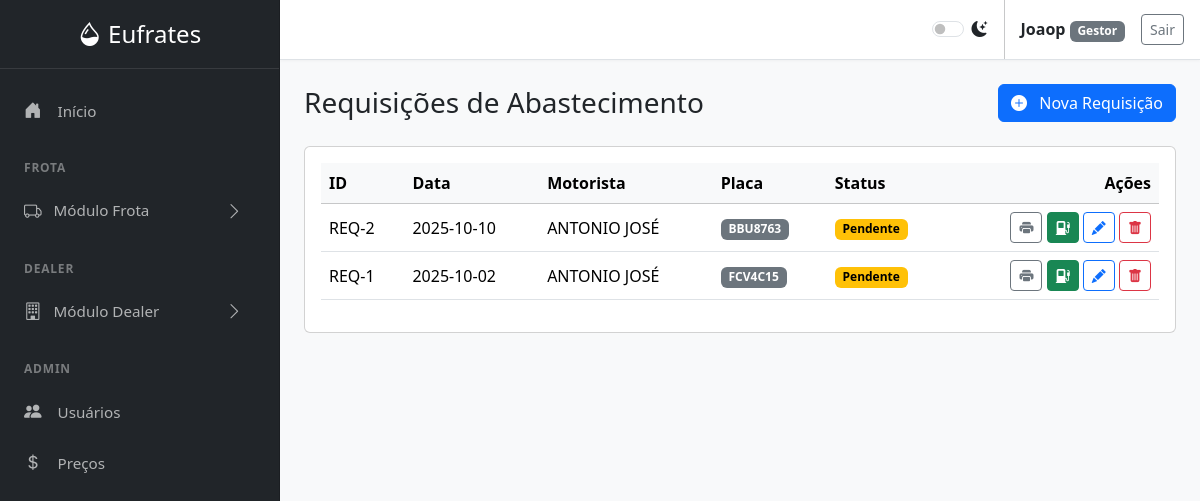
Page /requisicoes (signed in) on the earlier database version.
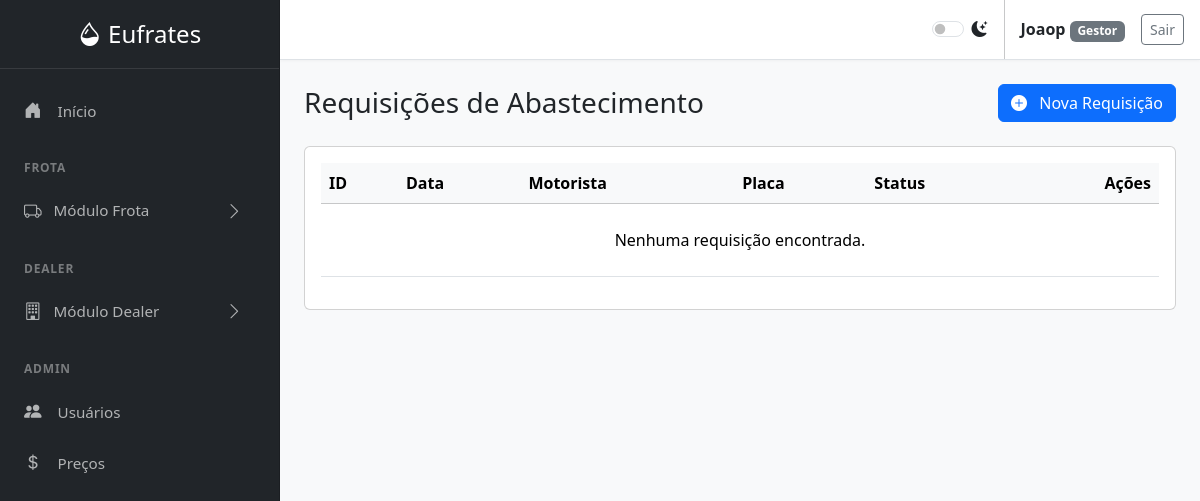
Same page on the later database version.
### tables this page shows
CREATE TABLE users (
        id INTEGER PRIMARY KEY AUTOINCREMENT,
        username TEXT NOT NULL UNIQUE,
        password_hash TEXT NOT NULL,
        role TEXT NOT NULL CHECK(role IN ('Gestor', 'Comprador', 'Padrão'))
    );

CREATE TABLE requisicoes_abastecimento (
        id INTEGER PRIMARY KEY AUTOINCREMENT,
        data_solicitacao DATE NOT NULL,
        solicitado_por_id INTEGER NOT NULL,
        placa TEXT NOT NULL,
        combustivel TEXT,
        quantidade_estimada REAL,
        status TEXT NOT NULL,
        abastecimento_id INTEGER, motorista TEXT, centro_custo TEXT,
        FOREIGN KEY (solicitado_por_id) REFERENCES users(id),
        FOREIGN KEY (abastecimento_id) REFERENCES abastecimentos(id)
    );

### frota.py (the view, shortened to what this page needs)
@frota_bp.route('/requisicoes', methods=['GET', 'POST'])
@login_required
def requisicoes():
    requisicoes_list = obter_todas_requisicoes()
    return render_template('requisicoes.html', active_page='requisicoes', requisicoes=requisicoes_list)

### database.py (called while the page is built)
def get_db_connection():
    conn = sqlite3.connect('abastecimentos.db')
    conn.row_factory = sqlite3.Row
    return conn

def get_user_by_id(user_id):
    conn = get_db_connection()
    user = conn.execute('SELECT * FROM users WHERE id = ?', (user_id,)).fetchone()
    conn.close()
    return user

def obter_todas_requisicoes():
    conn = get_db_connection()
    requisicoes = conn.execute("""
        SELECT r.*, u.username as solicitado_por_nome
        FROM requisicoes_abastecimento r
        JOIN users u ON r.solicitado_por_id = u.id
        ORDER BY r.data_solicitacao DESC, r.id DESC
    """).fetchall()
    conn.close()
    return requisicoes

### utils.py (called while the page is built)
def inject_now():
    return {'now': datetime.now(), 'g': g}

def load_logged_in_user():
    user_id = session.get('user_id')
    g.user = get_user_by_id(user_id) if user_id else None

def login_required(view):
    @wraps(view)
    def wrapped_view(*args, **kwargs):
        if g.user is None:
            flash('Você precisa estar logado para acessar esta página.', 'warning')
            return redirect(url_for('auth.login'))
        return view(*args, **kwargs)
    return wrapped_view

### templates/requisicoes.html (shortened to what this page needs)
{% extends "base.html" %}
{% block content %}
<div class="d-flex justify-content-between align-items-center mb-4">
    <h1 class="h3 mb-0">Requisições de Abastecimento</h1>
    <button class="btn btn-primary" data-bs-toggle="modal" data-bs-target="#novaRequisicaoModal">
        <i class="bi bi-plus-circle-fill me-2"></i> Nova Requisição
    </button>
</div>
<div class="card">
    <div class="card-body">
        <div class="table-responsive">
            <table class="table table-hover align-middle">
                <thead class="table-light">
                    <tr>
                        <th>ID</th>
                        <th>Data</th>
                        <th>Motorista</th>
                        <th>Placa</th>
                        <th>Status</th>
                        <th class="text-end">Ações</th>
                    </tr>
                </thead>
                <tbody>
                    {% for req in requisicoes %}
                    <tr>
                        <td>REQ-{{ req.id }}</td>
                        <td>{{ req.data_solicitacao }}</td>
                        <td>{{ req.motorista or 'N/A' }}</td>
                        <td><span class="badge text-bg-secondary">{{ req.placa }}</span></td>
                        <td>
                            <span class="badge {% if req.status == 'Pendente' %}text-bg-warning{% else %}text-bg-success{% endif %}">
                                {{ req.status }}
                            </span>
                        </td>
                        <td class="text-end">
                            <a href="{{ url_for('frota.imprimir_requisicao', id=req.id) }}" class="btn btn-sm btn-outline-secondary" title="Imprimir" target="_blank">
                                <i class="bi bi-printer-fill"></i>
                            </a>
                            {% if req.status == 'Pendente' %}
                                <a href="{{ url_for('frota.relatorios', requisicao_id=req.id) }}" class="btn btn-sm btn-success" title="Gerar Abastecimento">
                                    <i class="bi bi-fuel-pump-fill"></i>
                                </a>
                            {% else %}
                                <a href="{{ url_for('frota.relatorios', abastecimento_id=req.abastecimento_id) }}" class="btn btn-sm btn-outline-info" title="Ver Abastecimento">
                                    <i class="bi bi-eye-fill"></i>
                                </a>
                            {% endif %}
                            {% if g.user and g.user.role in ['Administrador', 'Gestor'] and req.status == 'Pendente' %}
                                <button type="button" class="btn btn-sm btn-outline-primary" title="Editar"
                                        onclick="abrirModalEdicao({{ req.id }})">
                                    <i class="bi bi-pencil-fill"></i>
                                </button>
                                <form action="{{ url_for('frota.excluir_requisicao_route', id=req.id) }}" method="POST" class="d-inline" onsubmit="return confirm('Tem certeza que deseja excluir esta requisição?');">
                                    <button type="submit" class="btn btn-sm btn-outline-danger" title="Excluir">
                                        <i class="bi bi-trash-fill"></i>
                                    </button>
                                </form>
                            {% endif %}
                        </td>
                    </tr>
                    {% else %}
                    <tr>
                        <td colspan="6" class="text-center py-4">Nenhuma requisição encontrada.</td>
                    </tr>
                    {% endfor %}
                </tbody>
            </table>
        </div>
    </div>
</div>
{% endblock %}

### templates/base.html (shortened to what this page needs)
<!DOCTYPE html>
<html lang="pt-BR" data-bs-theme="light">
<head>
    <link href="https://cdn.jsdelivr.net/npm/bootstrap@5.3.3/dist/css/bootstrap.min.css" rel="stylesheet">
    <link rel="stylesheet" href="https://cdn.jsdelivr.net/npm/bootstrap-icons@1.11.3/font/bootstrap-icons.min.css">
</head>
<body>
    <div class="sidebar text-white">
        <div class="sidebar-header text-center">
            <a href="{{ url_for('frota.index') }}" class="fs-4 text-white text-decoration-none">
                <i class="bi bi-droplet-half"></i> Eufrates
            </a>
        </div>
        <ul class="nav flex-column flex-grow-1 mt-3">
            <li class="nav-item">
                <a class="nav-link {% if active_page == 'index' %}active{% endif %}" href="{{ url_for('frota.index') }}">
                    <i class="bi bi-house-door-fill"></i> Início
                </a>
            </li>
            <div class="sidebar-heading">Frota</div>
            <li class="nav-item">
                <a class="nav-link d-flex align-items-center" data-bs-toggle="collapse" href="#frotaSubmenu" role="button" aria-expanded="false" aria-controls="frotaSubmenu">
                    <i class="bi bi-truck"></i> Módulo Frota <i class="bi bi-chevron-right arrow"></i>
                </a>
            </li>
            <div class="sidebar-heading">Dealer</div>
            <li class="nav-item">
                <a class="nav-link d-flex align-items-center" data-bs-toggle="collapse" href="#dealerSubmenu" role="button" aria-expanded="false" aria-controls="dealerSubmenu">
                    <i class="bi bi-building"></i> Módulo Dealer <i class="bi bi-chevron-right arrow"></i>
                </a>
            </li>
            {% if g.user and g.user.role in ['Administrador', 'Gestor'] %}
            <div class="sidebar-heading">Admin</div>
            <li class="nav-item">
                <a class="nav-link {% if active_page == 'user_management' %}active{% endif %}" href="{{ url_for('auth.user_management') }}">
                    <i class="bi bi-people-fill"></i> Usuários
                </a>
            </li>
            <li class="nav-item">
                <a class="nav-link {% if active_page == 'reajuste_combustiveis' %}active{% endif %}" href="{{ url_for('frota.reajuste_combustiveis') }}">
                    <i class="bi bi-currency-dollar"></i> Preços
                </a>
            </li>
            {% endif %}
        </ul>
    </div>
    <div class="main-content">
        <nav class="top-nav px-3 d-flex align-items-center justify-content-end">
            <div class="form-check form-switch me-3">
                <input class="form-check-input" type="checkbox" role="switch" id="themeSwitcher">
                <label class="form-check-label" for="themeSwitcher"><i class="bi bi-moon-stars-fill"></i></label>
            </div>
            {% if g.user %}
                <div class="px-3">
                    <span class="fw-bold">{{ g.user.username }}</span>
                    <span class="badge text-bg-secondary">{{ g.user.role }}</span>
                </div>
                <a href="{{ url_for('auth.logout') }}" class="btn btn-outline-secondary btn-sm">Sair</a>
            {% endif %}
        </nav>
        <main class="page-content">
            {% block content %}{% endblock %}
        </main>
    </div>
</body>
</html>

### templates/base.html (style rules this page uses)
:root { --sidebar-width: 280px; }
body { display: flex; background-color: var(--bs-tertiary-bg); }
.sidebar { width: var(--sidebar-width); height: 100vh; position: fixed; top: 0; left: 0; display: flex; flex-direction: column; background-color: #212529; border-right: 1px solid var(--bs-border-color-translucent); overflow-y: auto; }
.main-content { margin-left: var(--sidebar-width); width: calc(100% - var(--sidebar-width)); }
.top-nav { background-color: var(--bs-body-bg); border-bottom: 1px solid var(--bs-border-color); min-height: 60px; box-shadow: 0 1px 3px rgba(0,0,0, .04); }
.page-content { padding: 1.5rem; }
.sidebar-header { padding: 1rem 1.5rem; border-bottom: 1px solid rgba(255, 255, 255, 0.1); }
.sidebar .nav-link { color: rgba(255, 255, 255, 0.65); font-size: 0.95rem; padding: 0.75rem 1.5rem; }
.sidebar .nav-link .bi { margin-right: 0.75rem; font-size: 1.1rem; }
.sidebar .nav-link[data-bs-toggle="collapse"] .arrow { margin-left: auto; transition: transform 0.2s ease-in-out; }
.sidebar-heading { font-size: .75rem; text-transform: uppercase; letter-spacing: .05rem; font-weight: 600; color: rgba(255, 255, 255, 0.4); padding: 1.5rem 1.5rem 0.5rem; }

Differences in the rows shown:
removed requisicoes_abastecimento: id "2", data_solicitacao "2025-10-10", motorista "ANTONIO JOSÉ", placa "BBU8763", status "Pendente"
removed requisicoes_abastecimento: id "1", data_solicitacao "2025-10-02", motorista "ANTONIO JOSÉ", placa "FCV4C15", status "Pendente"
Other differences:
text now shown: "Nenhuma requisição encontrada."
